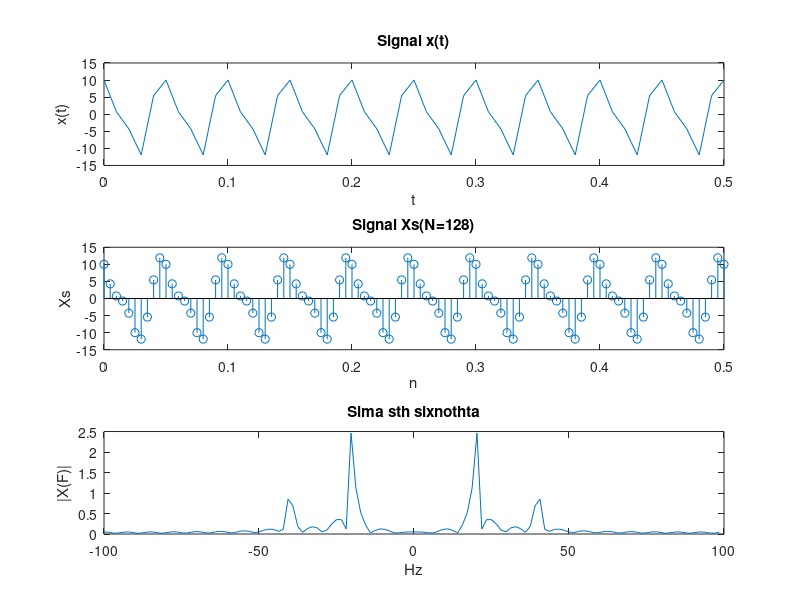
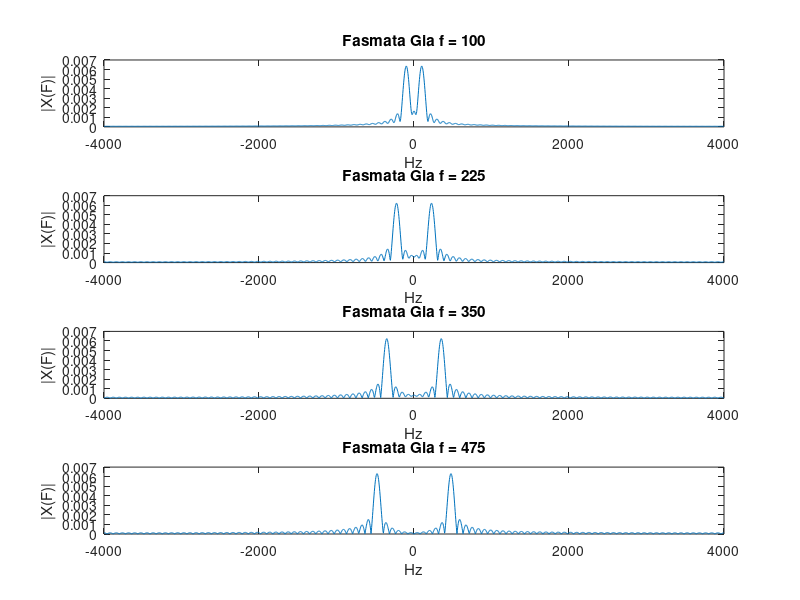
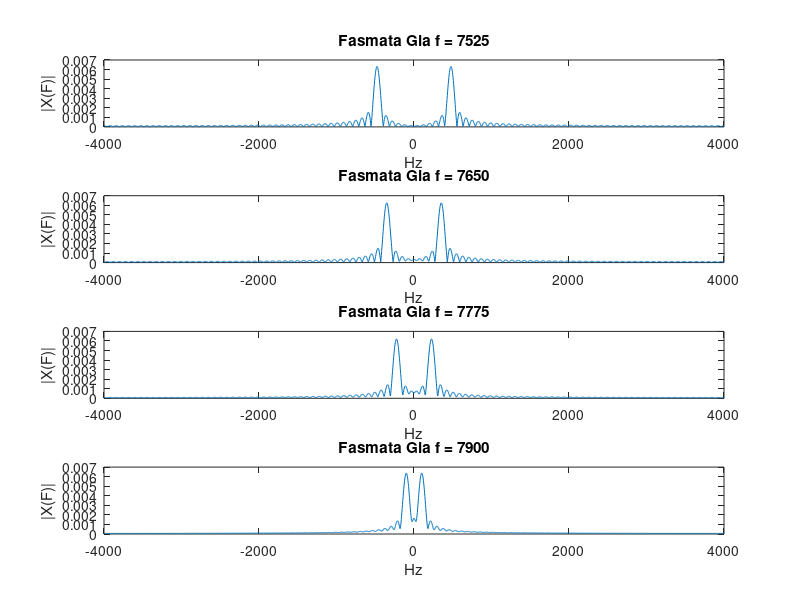

Write the MATLAB code that produced these figures, in order.
clc;
clear all;
close all;

DT = 0.01;
mint = 0;
maxt = 0.5;
t = mint:DT:maxt;
Fs = 200;
Ts = 1/Fs;

x = 10*cos(2*pi*20*t) - 4*sin(2*pi*40*t);

figure;
subplot(3,1,1);
plot(t,x);
xlabel('t');
ylabel('x(t)');
title('Signal x(t)');

minN = ceil(mint/Ts);
maxN = floor(maxt/Ts);
n = minN:maxN;

Xs = 10*cos(2*pi*20*n*Ts) - 4*sin(2*pi*40*n*Ts);

subplot(3,1,2);
stem(n*Ts,Xs);
title('Signal Xs(N=128)');
xlabel('n');
ylabel('Xs');

N = 128;
X = fftshift(fft(Xs,N)*Ts);
F = -Fs/2:Fs/N:Fs/2-Fs/N;

subplot(3,1,3);
plot(F,abs(X));
title('Sima sth sixnothta');
xlabel('Hz');
ylabel('|X(F)|');

% %B
Fs1 = 8000;
Ts1 = 1/Fs1;
N1 = 2048;

F1 = -Fs1/2:Fs1/N1:Fs1/2-Fs1/N1;
i = 1;
figure;

for f=100:125:475
    x = sin(2*pi*f/Fs1*n + pi/2);
    X = fftshift(fft(x,N1)*Ts1);
    
    subplot(4,1,i);
    i = i +1;
    plot(F1,abs(X));
    title(['Fasmata Gia f = ' num2str(f)]);
    xlabel('Hz');
    ylabel('|X(F)|');
end;

i = 1;
figure;

for f=7525:125:7900
    x = sin(2*pi*f/Fs1*n + pi/2);
    X = fftshift(fft(x,N1)*Ts1);
    
    subplot(4,1,i);
    i = i + 1;
    plot(F1,abs(X));
    title(['Fasmata Gia f = ' num2str(f)]);
    xlabel('Hz');
    ylabel('|X(F)|');
end;
